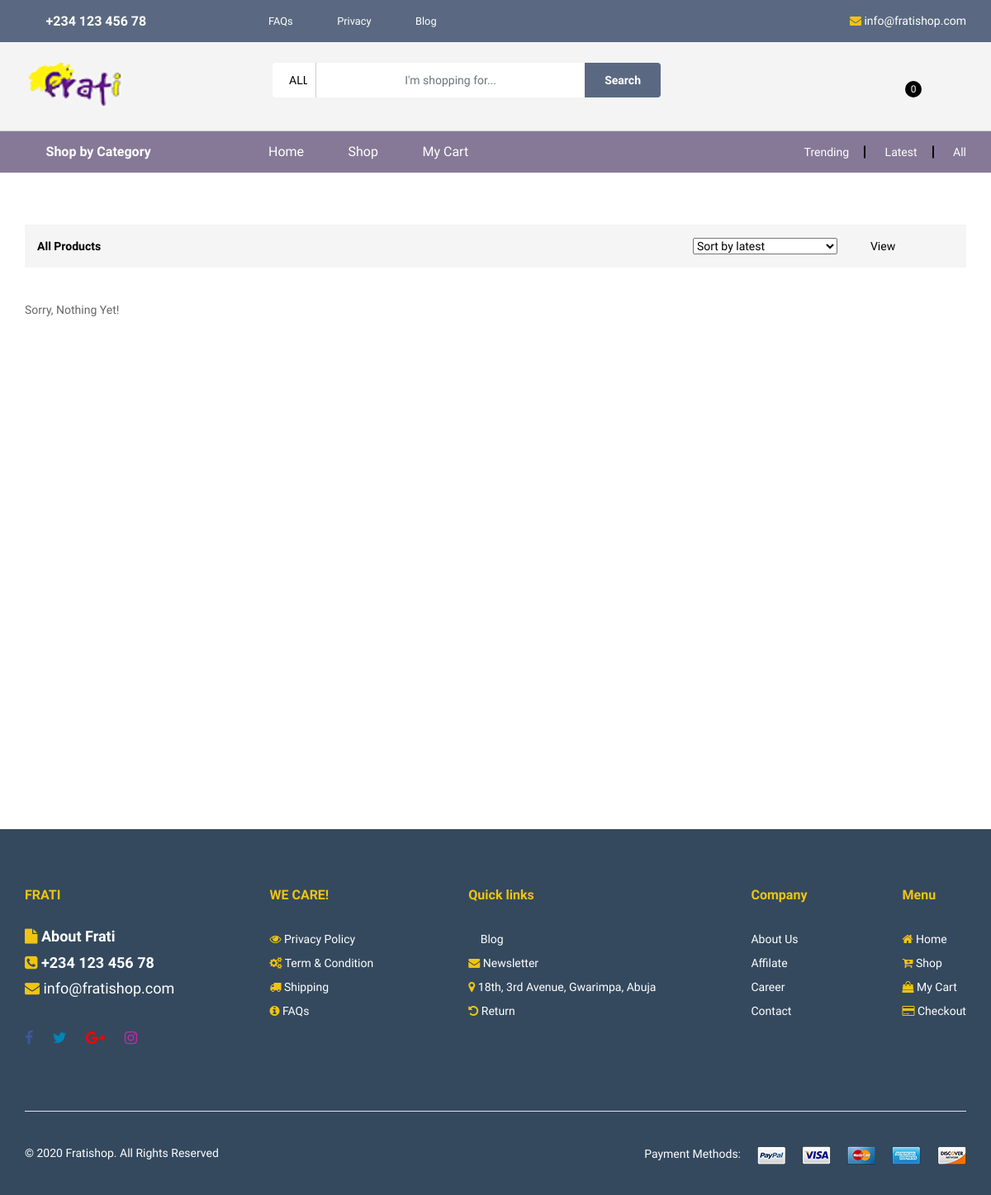
/all-products/, run on an earlier commit of the app's database.
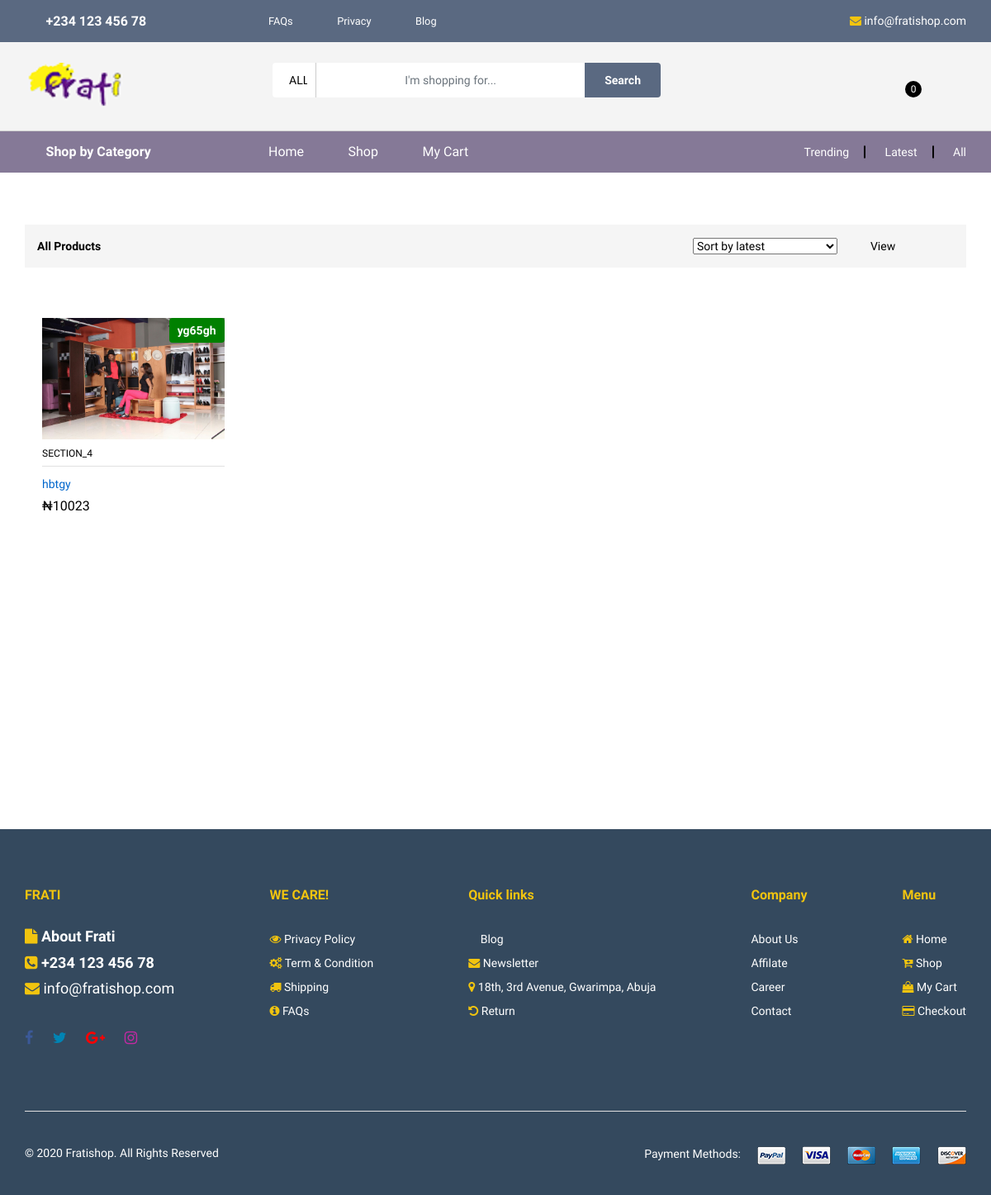
And on a later commit of the database.
### product/models.py (models this page shows, shortened)
class Product(models.Model):
	name = models.CharField(max_length=150)
	tag_title = models.CharField(max_length=150, default="Sale")
	tag_title_color = models.CharField(max_length=150, default="orange")
	section = models.CharField(max_length=150, default="section_one")
	image_1 = models.ImageField(upload_to='product/images/', blank=True)
	image_2 = models.ImageField(upload_to='product/images/', blank=True)
	image_3 = models.ImageField(upload_to='product/images/', blank=True)
	image_4 = models.ImageField(upload_to='product/images/', blank=True)
	video = models.CharField(max_length=150, default="jshsjssd7sjs")
	description = models.TextField(default="none")
	specification = models.TextField(default="none")
	review = models.ManyToManyField(Review, through="ProductReviewConnector", through_fields=("product", "review"),)
	category = models.CharField(max_length=150)
	quantity = models.IntegerField(blank=True, null=True)
	threshold = models.IntegerField(blank=True, null=True, default=1)
	price = models.IntegerField(blank=True, null=True)
	old_price = models.IntegerField(blank=True, null=True, default=0)
	rating = models.IntegerField(blank=True, null=True)
	colors = models.ManyToManyField(Color, through="ProductColorConnector", through_fields=("product", "color"),)
	shipping_charge = models.FloatField(blank=True, null=True)
	dimension = models.CharField(max_length=150)
	delivery_info = models.CharField(max_length=150, default="none")
	slug = models.SlugField(unique=True, default="rayslug")
	pub_date = models.DateTimeField(default=timezone.now)

### product/views.py (the view)
# urls.py: path("all-products/", views.AllProductsView, name="all_products"),
def AllProductsView(request):
	if request.method == "POST":
		query = request.POST.get('query')
		category = request.POST.get('category')
		products = Product.objects.filter(name__icontains=query, category=category)
		cart = get_object_or_404(Cart, user__pk=request.user.id)
		product_quantitys = cart.product_quantitys.all()
		total_price = 0
		total_quantity = 0
		for item in product_quantitys:
			total_price += (item.product.price * int(str(item.quantity))) + (item.total_shipping_charge * int(str(item.quantity)))
		context = {"total_price": total_price, "product_quantitys": product_quantitys, 'products': products}
		return render(request, 'product/all_products.html', context)
	else:
		if request.user.is_active:
			user = request.user
			user = User.objects.get(id=user.id)
			user_checker = authenticate(username=user.username, password=user.password)
		else:
			fake_username = "%s" % (ray_randomiser())
			fake_password = "%s" % (ray_randomiser())
			user = User.objects.create(username=fake_username)
			user.save()
			user.set_password(fake_password)
			user.save()
			user_checker = authenticate(username=fake_username, password=fake_password)
			if user.is_active:
				login(request, user_checker)
			else:
				pass
			cart = Cart.objects.create(user=user, pub_date=timezone.now())
			cart.user = user
			cart.save()
		cart = get_object_or_404(Cart, user__pk=request.user.id)
		product_quantitys = cart.product_quantitys.all()
		total_price = 0
		total_quantity = 0
		for item in product_quantitys:
			total_price += (item.product.price * int(str(item.quantity))) + (item.total_shipping_charge * int(str(item.quantity)))
		page_title = "All Products"
		products = Product.objects.order_by("-pub_date")
		context = {"total_price": total_price, "product_quantitys": product_quantitys, "products": products, "page_title": page_title}
		return render(request, 'product/all_products.html', context)

### main/views.py (called while the page is built)
def ray_randomiser(length=6):
	landd = string.ascii_letters + string.digits
	return ''.join((random.choice(landd) for i in range(length)))

### product/templates/product/all_products.html (shortened to what this page needs)
{% extends 'main/base.html' %}
{% load static %}
{% block search_contentt %}
                <div class="header__center">
                    <form class="ps-form--quick-search" method="post">
                        <div class="form-group--icon"><i class="icon-chevron-down"></i>
                            <select name="category" class="form-control">
                                <option value="ALL" selected="selected">ALL</option>
                            </select>
                        </div>
                        <input name="query" class="form-control" type="text" placeholder="I'm shopping for...">
                        <button style="background-color: #5a6981">Search</button>
                    </form>
                </div>
{% endblock search_contentt %}
{% block content %}
<div class="ps-page--shop">
        <div class="ps-container">
			<br /><br /><br />
                    <div class="ps-shopping ps-tab-root">
                        <div class="ps-shopping__header">
                            <p><strong>{{ page_title }}</strong></p>
                            <div class="ps-shopping__actions">
                                <select class="ps-select" data-placeholder="Sort Items">
                                    <option>Sort by latest</option>
                                </select>
                                <div class="ps-shopping__view">
                                    <p>View</p>
                                    <ul class="ps-tab-list">
                                        <li class="active"><a href="#tab-1"><i class="icon-grid"></i></a></li>
                                        <li><a href="#tab-2"><i class="icon-list4"></i></a></li>
                                    </ul>
                                </div>
                            </div>
                        </div>
                        <div class="ps-tabs">
                            <div class="ps-tab active" id="tab-1">
                                <div class="ps-shopping-product">
                                    <div class="row">
                                    	{% if products %}
                                    		{% for item in products %}
				                                <div class="col-xl-2 col-lg-4 col-md-4 col-sm-6 col-6 ">
				                                    <div class="ps-product">
				                                        <div class="ps-product__thumbnail"><a href="{% url 'product_detail' item.slug %}"><img src="{{ item.image_1.url }}" alt=""></a>
				                                        	<div class="ps-product__badge" style="background-color: {{ item.tag_title_color }}">{{ item.tag_title }}</div>
				                                        </div>
				                                        <div class="ps-product__container"><a class="ps-product__vendor" href="#">{{ item.category }}</a>
				                                            <div class="ps-product__content"><a class="ps-product__title" href="{% url 'product_detail' item.slug %}">{{ item.name }}</a>
				                                                <p class="ps-product__price"> ₦{{ item.price }}</p>
				                                            </div>
				                                        </div>
				                                    </div>
				                                </div>
				                              {% endfor %}
				                             {% else %}
                                        		<div class="col-xl-2 col-lg-4 col-md-4 col-sm-6 col-6 ">
                                        			<p>Sorry, Nothing Yet!</p>
                                        		</div>
                                        	{% endif %}
                                    </div>
                                </div>
                            </div>
                        </div>
                    </div>
                </div>
            </div>
{% endblock %}

What changed in the data, as far as the page shows it:
added Product: image_1 (picture), tag_title "yg65gh", category "SECTION_4", name "hbtgy", price "10023"
Also different on the page:
text no longer shown: "Sorry, Nothing Yet!"
